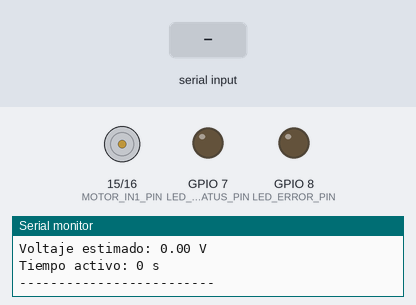
Bench run of a sketch on a simulated ESP32-S3. Parts: motor-driver pin pairs drawn as motors (green arrow = first pin HIGH = forward, orange = second pin HIGH = backward, longer = more drive, scaled by the enable pin), output pins drawn as LEDs (lit = HIGH), the last lines printed to the serial monitor. The test bench sets the inputs (shaded band).

Above: at 3.0 s.
3.1 s: "TEST\n" received over Serial
At 6.8 s:
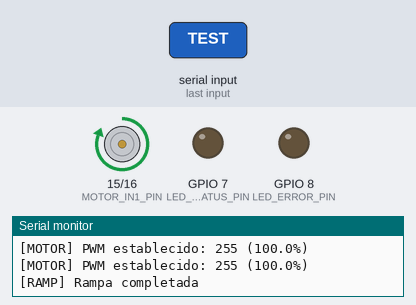
At 12.4 s:
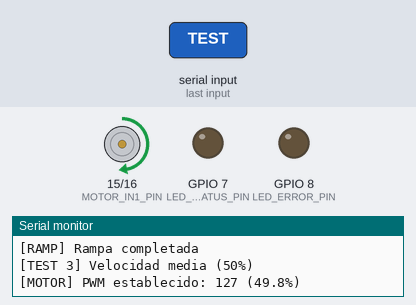
Timing chart, 0 to 15.8 s (numbered marks = the images above; inputs shaded):
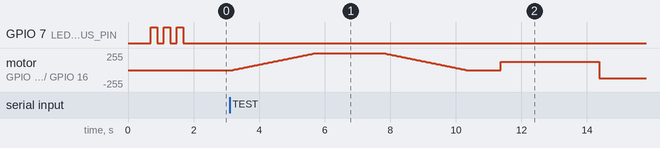

The sketch:

01_motor_control.ino
```cpp
/*
 * ============================================================================
 * LABORATORIO 2 - CONTROL DE FLUJO HIDRÁULICO
 * Universidad Militar Nueva Granada
 * Ingeniería Mecatrónica - Control Lineal y Laboratorio
 * ============================================================================
 *
 * SPRINT 1: CONTROL DE MOTOR DC CON H-BRIDGE
 *
 * Descripción:
 *   Control de bomba peristáltica 12V mediante H-Bridge (L298N/TB6612)
 *   con interfaz UART para comandos y monitoreo en tiempo real.
 *
 * Hardware:
 *   - ESP32-S3 DevKit
 *   - H-Bridge L298N o TB6612FNG
 *   - Motor DC 12V (bomba peristáltica)
 *   - Fuente 12V/2A
 *
 * Conexiones:
 *   GPIO 17 → ENA (Enable/PWM)
 *   GPIO 15 → IN1 (Dirección)
 *   GPIO 16 → IN2 (Dirección)
 *   GPIO 7  → LED status
 *
 * Pines disponibles segun referencia Sprint 9: 3, 4, 5, 6, 7, 8, 9, 10, 11, 12, 13, 15, 16, 17, 18, 19, 46
 *
 * Comandos UART (115200 baud):
 *   PWM,<valor>      - Establecer PWM (0-255)
 *   DIR,<dir>        - Cambiar dirección (0=adelante, 1=reversa)
 *   SPEED,<pct>      - Velocidad en porcentaje (0-100)
 *   STOP             - Detener motor inmediatamente
 *   RAMP,<target>    - Rampa suave a velocidad objetivo
 *   STATUS           - Mostrar estado actual
 *   HELP             - Listar comandos disponibles
 *
 * Autor: Daniel García Araque, David Santiago García Suarez
 * Fecha: Febrero 2026
 * Versión: 1.0
 * ============================================================================
 */

// ============================================================================
// DEFINICIÓN DE PINES
// ============================================================================
// RESTRICCION: Sprint 9 es la referencia vigente de pinout.
// Solo usar GPIOs 3, 4, 5, 6, 7, 8, 9, 10, 11, 12, 13, 15, 16, 17, 18, 19, 46

// Pines control H-Bridge
#define MOTOR_PWM_PIN    17    // Pin PWM (ENA en L298N)
#define MOTOR_IN1_PIN    15    // Control dirección 1
#define MOTOR_IN2_PIN    16    // Control dirección 2

// Pines indicadores
#define LED_STATUS_PIN   7     // LED status externo
#define LED_ERROR_PIN    8     // LED externo error (opcional)

// ============================================================================
// CONFIGURACIÓN PWM (LEDC - LED Controller)
// ============================================================================
// ESP32 Arduino Core 3.0+ usa ledcAttach() en lugar de ledcSetup()

#define PWM_FREQUENCY    10000 // 10 kHz (óptimo para motores DC)
#define PWM_RESOLUTION   8     // 8 bits = 0-255

// ============================================================================
// PARÁMETROS DE SEGURIDAD Y LÍMITES
// ============================================================================

#define PWM_MIN          0     // PWM mínimo (motor detenido)
#define PWM_MAX          255   // PWM máximo (100% duty cycle)
#define PWM_STARTUP_MIN  50    // PWM mínimo para arranque (evita carga muerta)
#define PWM_EMERGENCY    0     // PWM en caso de emergencia

#define RAMP_STEP        5     // Incremento PWM por paso en rampa
#define RAMP_DELAY_MS    50    // Delay entre pasos de rampa (ms)

// ============================================================================
// VARIABLES GLOBALES
// ============================================================================

// Estado del motor
int currentPWM = 0;            // Valor PWM actual (0-255)
int targetPWM = 0;             // Valor PWM objetivo (para rampas)
bool motorDirection = 0;       // 0 = adelante, 1 = reversa
bool motorRunning = false;     // Estado motor (on/off)
bool emergencyStop = false;    // Bandera de paro de emergencia

// Comunicación UART
String inputCommand = "";      // Buffer comando serial
bool commandComplete = false;  // Bandera comando completo

// Timing
unsigned long lastStatusUpdate = 0;
unsigned long statusUpdateInterval = 1000; // Actualización cada 1s

// ============================================================================
// CONFIGURACIÓN INICIAL
// ============================================================================

void setup() {
  // Inicializar comunicación serial
  Serial.begin(115200);
  delay(500);  // Esperar estabilización

  Serial.println("\n\n");
  Serial.println("============================================================");
  Serial.println("  LABORATORIO 2 - CONTROL DE MOTOR DC");
  Serial.println("  Universidad Militar Nueva Granada");
  Serial.println("  ESP32-S3 - Sprint 1: H-Bridge Control");
  Serial.println("============================================================");
  Serial.println();

  // Configurar pines de salida
  pinMode(MOTOR_IN1_PIN, OUTPUT);
  pinMode(MOTOR_IN2_PIN, OUTPUT);
  pinMode(LED_STATUS_PIN, OUTPUT);
  pinMode(LED_ERROR_PIN, OUTPUT);

  // Estado inicial seguro: motor detenido
  digitalWrite(MOTOR_IN1_PIN, LOW);
  digitalWrite(MOTOR_IN2_PIN, LOW);
  digitalWrite(LED_STATUS_PIN, LOW);
  digitalWrite(LED_ERROR_PIN, LOW);

  // Configurar PWM usando LEDC
  setupPWM();

  // Mensaje de inicio
  Serial.println("[OK] Pines configurados");
  Serial.println("[OK] PWM inicializado");
  Serial.println("[READY] Sistema listo");
  Serial.println();

  printHelp();
  printStatus();

  // Indicador visual: sistema listo
  blinkLED(LED_STATUS_PIN, 3, 200);
}

// ============================================================================
// BUCLE PRINCIPAL
// ============================================================================

void loop() {
  // Procesar comandos UART
  processSerialCommands();

  // Actualizar estado periódicamente
  if (millis() - lastStatusUpdate >= statusUpdateInterval) {
    // printStatus();  // Comentado para reducir spam, descomentar si necesario
    lastStatusUpdate = millis();
  }

  // Indicador visual: parpadeo LED si motor activo
  if (motorRunning && currentPWM > 0) {
    digitalWrite(LED_STATUS_PIN, (millis() / 500) % 2);  // Parpadeo 1 Hz
  } else {
    digitalWrite(LED_STATUS_PIN, LOW);
  }

  // Pequeño delay para evitar saturar CPU
  delay(10);
}

// ============================================================================
// CONFIGURACIÓN PWM (LEDC)
// ============================================================================

void setupPWM() {
  // ESP32 Core 3.0+: ledcAttach(pin, freq, resolution) reemplaza ledcSetup + ledcAttachPin
  ledcAttach(MOTOR_PWM_PIN, PWM_FREQUENCY, PWM_RESOLUTION);

  // Iniciar con PWM = 0 (motor detenido)
  ledcWrite(MOTOR_PWM_PIN, 0);

  Serial.println("[PWM] Configurado:");
  Serial.print("  - Pin: GPIO");
  Serial.println(MOTOR_PWM_PIN);
  Serial.print("  - Frecuencia: ");
  Serial.print(PWM_FREQUENCY);
  Serial.println(" Hz");
  Serial.print("  - Resolución: ");
  Serial.print(PWM_RESOLUTION);
  Serial.println(" bits");
  Serial.print("  - Rango: 0-");
  Serial.println(PWM_MAX);
}

// ============================================================================
// FUNCIONES DE CONTROL DEL MOTOR
// ============================================================================

/**
 * Establecer velocidad del motor (PWM directo)
 * @param pwmValue: Valor PWM (0-255)
 */
void setMotorPWM(int pwmValue) {
  // Validar rango
  if (pwmValue < PWM_MIN) pwmValue = PWM_MIN;
  if (pwmValue > PWM_MAX) pwmValue = PWM_MAX;

  // Aplicar PWM (Core 3.0+ usa pin directamente, no canal)
  ledcWrite(MOTOR_PWM_PIN, pwmValue);
  currentPWM = pwmValue;

  // Actualizar estado
  motorRunning = (pwmValue > 0);

  Serial.print("[MOTOR] PWM establecido: ");
  Serial.print(pwmValue);
  Serial.print(" (");
  Serial.print((pwmValue * 100.0) / PWM_MAX, 1);
  Serial.println("%)");
}

/**
 * Establecer velocidad por porcentaje (0-100%)
 * @param percentage: Porcentaje de velocidad (0-100)
 */
void setMotorSpeed(float percentage) {
  if (percentage < 0) percentage = 0;
  if (percentage > 100) percentage = 100;

  int pwmValue = (int)((percentage / 100.0) * PWM_MAX);

  setMotorPWM(pwmValue);
}

/**
 * Cambiar dirección del motor
 * @param direction: 0 = adelante, 1 = reversa
 */
void setMotorDirection(bool direction) {
  motorDirection = direction;

  if (direction == 0) {
    // Dirección adelante (normal)
    digitalWrite(MOTOR_IN1_PIN, HIGH);
    digitalWrite(MOTOR_IN2_PIN, LOW);
    Serial.println("[DIR] Dirección: ADELANTE");
  } else {
    // Dirección reversa
    digitalWrite(MOTOR_IN1_PIN, LOW);
    digitalWrite(MOTOR_IN2_PIN, HIGH);
    Serial.println("[DIR] Dirección: REVERSA");
  }
}

/**
 * Detener motor inmediatamente (paro de emergencia)
 */
void stopMotor() {
  setMotorPWM(0);
  digitalWrite(MOTOR_IN1_PIN, LOW);
  digitalWrite(MOTOR_IN2_PIN, LOW);
  motorRunning = false;

  Serial.println("[STOP] Motor detenido");
}

/**
 * Rampa suave de velocidad (evita arranque brusco)
 * @param targetValue: PWM objetivo
 */
void rampMotorPWM(int targetValue) {
  // Validar rango
  if (targetValue < PWM_MIN) targetValue = PWM_MIN;
  if (targetValue > PWM_MAX) targetValue = PWM_MAX;

  Serial.print("[RAMP] Iniciando rampa desde ");
  Serial.print(currentPWM);
  Serial.print(" hasta ");
  Serial.println(targetValue);

  // Rampa ascendente
  if (targetValue > currentPWM) {
    for (int pwm = currentPWM; pwm <= targetValue; pwm += RAMP_STEP) {
      setMotorPWM(pwm);
      delay(RAMP_DELAY_MS);
    }
  }
  // Rampa descendente
  else if (targetValue < currentPWM) {
    for (int pwm = currentPWM; pwm >= targetValue; pwm -= RAMP_STEP) {
      setMotorPWM(pwm);
      delay(RAMP_DELAY_MS);
    }
  }

  // Asegurar valor final exacto
  setMotorPWM(targetValue);

  Serial.println("[RAMP] Rampa completada");
}

// ============================================================================
// PROCESAMIENTO DE COMANDOS UART
// ============================================================================

/**
 * Procesar comandos recibidos por Serial
 */
void processSerialCommands() {
  // Leer datos disponibles
  while (Serial.available()) {
    char inChar = (char)Serial.read();

    // Agregar a buffer
    if (inChar == '\n' || inChar == '\r') {
      if (inputCommand.length() > 0) {
        commandComplete = true;
      }
    } else {
      inputCommand += inChar;
    }
  }

  // Procesar comando completo
  if (commandComplete) {
    inputCommand.trim();  // Eliminar espacios
    inputCommand.toUpperCase();  // Convertir a mayúsculas

    Serial.print("\n[CMD] Recibido: ");
    Serial.println(inputCommand);

    parseCommand(inputCommand);

    // Limpiar buffer
    inputCommand = "";
    commandComplete = false;
  }
}

/**
 * Interpretar y ejecutar comando
 * @param cmd: Comando recibido
 */
void parseCommand(String cmd) {
  // Comando: PWM,<valor>
  if (cmd.startsWith("PWM,")) {
    int value = cmd.substring(4).toInt();
    setMotorPWM(value);
  }

  // Comando: DIR,<dirección>
  else if (cmd.startsWith("DIR,")) {
    int dir = cmd.substring(4).toInt();
    setMotorDirection(dir);
  }

  // Comando: SPEED,<porcentaje>
  else if (cmd.startsWith("SPEED,")) {
    float pct = cmd.substring(6).toFloat();
    setMotorSpeed(pct);
  }

  // Comando: RAMP,<valor>
  else if (cmd.startsWith("RAMP,")) {
    int target = cmd.substring(5).toInt();
    rampMotorPWM(target);
  }

  // Comando: STOP
  else if (cmd == "STOP") {
    stopMotor();
  }

  // Comando: STATUS
  else if (cmd == "STATUS") {
    printStatus();
  }

  // Comando: HELP
  else if (cmd == "HELP") {
    printHelp();
  }

  // Comando: TEST (prueba automática)
  else if (cmd == "TEST") {
    runMotorTest();
  }

  // Comando desconocido
  else {
    Serial.println("[ERROR] Comando no reconocido");
    Serial.println("[INFO] Escriba HELP para ver comandos disponibles");
  }
}

// ============================================================================
// FUNCIONES DE INFORMACIÓN Y DEBUG
// ============================================================================

/**
 * Mostrar estado actual del sistema
 */
void printStatus() {
  Serial.println("\n--- ESTADO DEL SISTEMA ---");
  Serial.print("Motor: ");
  Serial.println(motorRunning ? "ACTIVO" : "DETENIDO");
  Serial.print("PWM: ");
  Serial.print(currentPWM);
  Serial.print(" / ");
  Serial.print(PWM_MAX);
  Serial.print(" (");
  Serial.print((currentPWM * 100.0) / PWM_MAX, 1);
  Serial.println("%)");
  Serial.print("Dirección: ");
  Serial.println(motorDirection ? "REVERSA" : "ADELANTE");
  Serial.print("Voltaje estimado: ");
  Serial.print((currentPWM * 12.0) / PWM_MAX, 2);
  Serial.println(" V");
  Serial.print("Tiempo activo: ");
  Serial.print(millis() / 1000);
  Serial.println(" s");
  Serial.println("-------------------------\n");
}

/**
 * Mostrar comandos disponibles
 */
void printHelp() {
  Serial.println("\n╔══════════════════════════════════════════════════════════╗");
  Serial.println("║          COMANDOS DISPONIBLES - MOTOR CONTROL            ║");
  Serial.println("╠══════════════════════════════════════════════════════════╣");
  Serial.println("║  PWM,<valor>      - Establecer PWM directo (0-255)       ║");
  Serial.println("║  SPEED,<pct>      - Velocidad en porcentaje (0-100)      ║");
  Serial.println("║  DIR,<dir>        - Dirección (0=adelante, 1=reversa)    ║");
  Serial.println("║  RAMP,<valor>     - Rampa suave a PWM objetivo           ║");
  Serial.println("║  STOP             - Detener motor inmediatamente         ║");
  Serial.println("║  STATUS           - Mostrar estado actual                ║");
  Serial.println("║  TEST             - Ejecutar prueba automática           ║");
  Serial.println("║  HELP             - Mostrar esta ayuda                   ║");
  Serial.println("╠══════════════════════════════════════════════════════════╣");
  Serial.println("║  Ejemplos:                                               ║");
  Serial.println("║    PWM,128        → PWM a 50%                            ║");
  Serial.println("║    SPEED,75       → Velocidad al 75%                     ║");
  Serial.println("║    DIR,1          → Cambiar a reversa                    ║");
  Serial.println("║    RAMP,200       → Rampa suave hasta PWM 200            ║");
  Serial.println("╚══════════════════════════════════════════════════════════╝\n");
}

/**
 * Ejecutar secuencia de prueba automática
 */
void runMotorTest() {
  Serial.println("\n════════════════════════════════════════");
  Serial.println("  INICIANDO PRUEBA AUTOMÁTICA DEL MOTOR");
  Serial.println("════════════════════════════════════════\n");

  // Test 1: Rampa ascendente
  Serial.println("[TEST 1] Rampa ascendente 0 → 100%");
  setMotorDirection(0);  // Adelante
  rampMotorPWM(255);
  delay(2000);

  // Test 2: Rampa descendente
  Serial.println("\n[TEST 2] Rampa descendente 100% → 0%");
  rampMotorPWM(0);
  delay(1000);

  // Test 3: Velocidad media
  Serial.println("\n[TEST 3] Velocidad media (50%)");
  setMotorSpeed(50);
  delay(3000);

  // Test 4: Cambio de dirección
  Serial.println("\n[TEST 4] Cambio a reversa");
  setMotorDirection(1);  // Reversa
  delay(3000);

  // Test 5: Detener
  Serial.println("\n[TEST 5] Detención");
  stopMotor();
  delay(1000);

  Serial.println("\n════════════════════════════════════════");
  Serial.println("  PRUEBA COMPLETADA");
  Serial.println("════════════════════════════════════════\n");
}

// ============================================================================
// FUNCIONES AUXILIARES
// ============================================================================

/**
 * Parpadear LED (indicador visual)
 * @param pin: Pin del LED
 * @param times: Número de parpadeos
 * @param delayMs: Delay entre parpadeos (ms)
 */
void blinkLED(int pin, int times, int delayMs) {
  for (int i = 0; i < times; i++) {
    digitalWrite(pin, HIGH);
    delay(delayMs);
    digitalWrite(pin, LOW);
    delay(delayMs);
  }
}

// ============================================================================
// FIN DEL PROGRAMA
// ============================================================================
```
